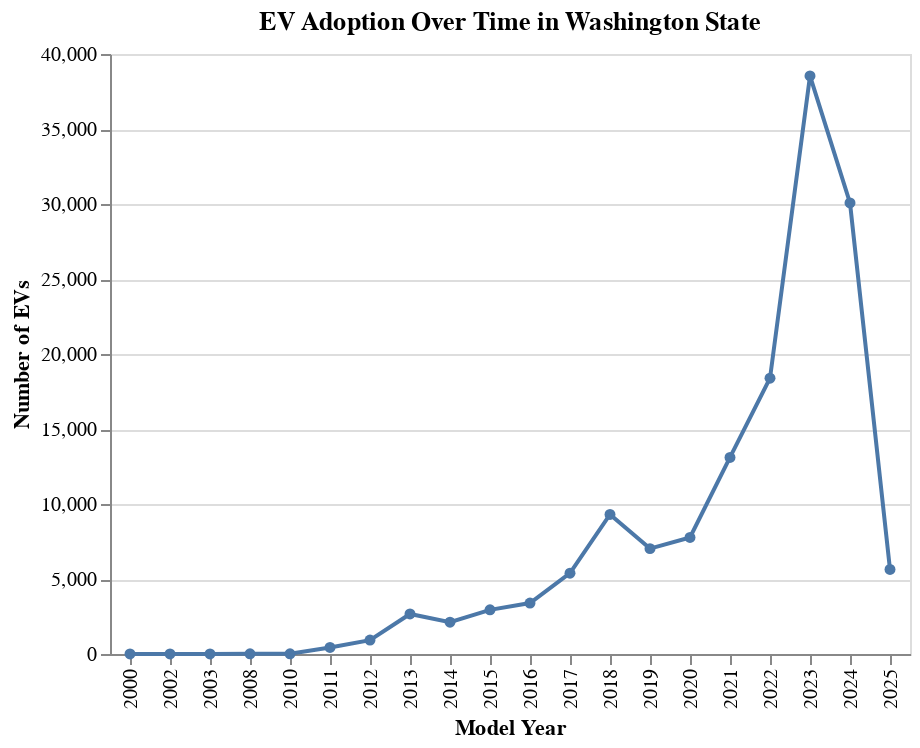

The cell this chart's notebook holds for it:
### Markdown cell above
# Basic

### Code cell
df_yearly = dataset.groupby('Model Year').size().reset_index(name='Count')

chart1 = alt.Chart(df_yearly).mark_line(point=True).encode(
    x=alt.X('Model Year:O', title='Model Year'),
    y=alt.Y('Count:Q', title='Number of EVs'),
    tooltip=['Model Year', 'Count']
).properties(
    title='EV Adoption Over Time in Washington State'
)
chart1

### Figure 1 — Vega specification as saved in the notebook (floating-point values rounded to 4 significant figures)
{"$schema": "https://vega.github.io/schema/vega/v5.json", "data": [{"name": "source_0", "values": [{"Count": 4, "Model Year": 2000}, {"Count": 2, "Model Year": 2002}, {"Count": 1, "Model Year": 2003}, {"Count": 14, "Model Year": 2008}, {"Count": 16, "Model Year": 2010}, {"Count": 438, "Model Year": 2011}, {"Count": 927, "Model Year": 2012}, {"Count": 2669, "Model Year": 2013}, {"Count": 2117, "Model Year": 2014}, {"Count": 2944, "Model Year": 2015}, {"Count": 3394, "Model Year": 2016}, {"Count": 5390, "Model Year": 2017}, {"Count": 9302, "Model Year": 2018}, {"Count": 7024, "Model Year": 2019}, {"Count": 7770, "Model Year": 2020}, {"Count": 13102, "Model Year": 2021}, {"Count": 18388, "Model Year": 2022}, {"Count": 38537, "Model Year": 2023}, {"Count": 30070, "Model Year": 2024}, {"Count": 5637, "Model Year": 2025}]}, {"name": "data_0", "values": [{"Count": 4, "Model Year": 2000}, {"Count": 2, "Model Year": 2002}, {"Count": 1, "Model Year": 2003}, {"Count": 14, "Model Year": 2008}, {"Count": 16, "Model Year": 2010}, {"Count": 438, "Model Year": 2011}, {"Count": 927, "Model Year": 2012}, {"Count": 2669, "Model Year": 2013}, {"Count": 2117, "Model Year": 2014}, {"Count": 2944, "Model Year": 2015}, {"Count": 3394, "Model Year": 2016}, {"Count": 5390, "Model Year": 2017}, {"Count": 9302, "Model Year": 2018}, {"Count": 7024, "Model Year": 2019}, {"Count": 7770, "Model Year": 2020}, {"Count": 13102, "Model Year": 2021}, {"Count": 18388, "Model Year": 2022}, {"Count": 38537, "Model Year": 2023}, {"Count": 30070, "Model Year": 2024}, {"Count": 5637, "Model Year": 2025}]}, {"name": "source_0_x_domain_Model Year_0", "values": [{"Model Year": 2000}, {"Model Year": 2002}, {"Model Year": 2003}, {"Model Year": 2008}, {"Model Year": 2010}, {"Model Year": 2011}, {"Model Year": 2012}, {"Model Year": 2013}, {"Model Year": 2014}, {"Model Year": 2015}, {"Model Year": 2016}, {"Model Year": 2017}, {"Model Year": 2018}, {"Model Year": 2019}, {"Model Year": 2020}, {"Model Year": 2021}, {"Model Year": 2022}, {"Model Year": 2023}, {"Model Year": 2024}, {"Model Year": 2025}]}, {"name": "data_0_x_domain_Model Year_1", "values": [{"Model Year": 2000}, {"Model Year": 2002}, {"Model Year": 2003}, {"Model Year": 2008}, {"Model Year": 2010}, {"Model Year": 2011}, {"Model Year": 2012}, {"Model Year": 2013}, {"Model Year": 2014}, {"Model Year": 2015}, {"Model Year": 2016}, {"Model Year": 2017}, {"Model Year": 2018}, {"Model Year": 2019}, {"Model Year": 2020}, {"Model Year": 2021}, {"Model Year": 2022}, {"Model Year": 2023}, {"Model Year": 2024}, {"Model Year": 2025}]}], "signals": [{"name": "x_step", "value": 20}, {"name": "width", "update": "bandspace(domain('x').length, 1, 0.5) * x_step"}], "marks": [{"type": "line", "name": "layer_0_marks", "from": {"data": "source_0"}, "sort": {"field": "x"}, "encode": {"update": {"tooltip": {"signal": "{\"Model Year\": format(datum[\"Model Year\"], \"\"), \"Count\": format(datum[\"Count\"], \"\")}"}, "y": {"field": "Count", "scale": "y"}, "stroke": {"value": "#4c78a8"}, "x": {"field": "Model Year", "scale": "x"}, "defined": {"signal": "isValid(datum[\"Count\"]) && isFinite(+datum[\"Count\"])"}}}, "style": ["line"]}, {"type": "symbol", "name": "layer_1_marks", "from": {"data": "data_0"}, "encode": {"update": {"tooltip": {"signal": "{\"Model Year\": format(datum[\"Model Year\"], \"\"), \"Count\": format(datum[\"Count\"], \"\")}"}, "x": {"field": "Model Year", "scale": "x"}, "y": {"field": "Count", "scale": "y"}, "fill": {"value": "#4c78a8"}, "opacity": {"value": 1}}}, "style": ["point"]}], "scales": [{"name": "x", "type": "point", "domain": {"fields": [{"data": "source_0_x_domain_Model Year_0", "field": "Model Year"}, {"data": "data_0_x_domain_Model Year_1", "field": "Model Year"}], "sort": true}, "range": {"step": {"signal": "x_step"}}, "padding": 0.5}, {"name": "y", "type": "linear", "domain": {"fields": [{"data": "source_0", "field": "Count"}, {"data": "data_0", "field": "Count"}]}, "range": [{"signal": "height"}, 0], "zero": true, "nice": true}], "axes": [{"scale": "y", "zindex": 0, "domain": false, "grid": true, "labels": false, "minExtent": 0, "gridScale": "x", "maxExtent": 0, "orient": "left", "tickCount": {"signal": "ceil(height/40)"}, "aria": false, "ticks": false}, {"scale": "x", "labelAlign": "right", "grid": false, "labelAngle": 270, "labelBaseline": "middle", "zindex": 0, "orient": "bottom", "title": "Model Year"}, {"scale": "y", "tickCount": {"signal": "ceil(height/40)"}, "orient": "left", "labelOverlap": true, "title": "Number of EVs", "zindex": 0, "grid": false}], "title": {"text": "EV Adoption Over Time in Washington State", "frame": "group"}, "padding": 5, "background": "white", "height": 300, "style": "cell"}
